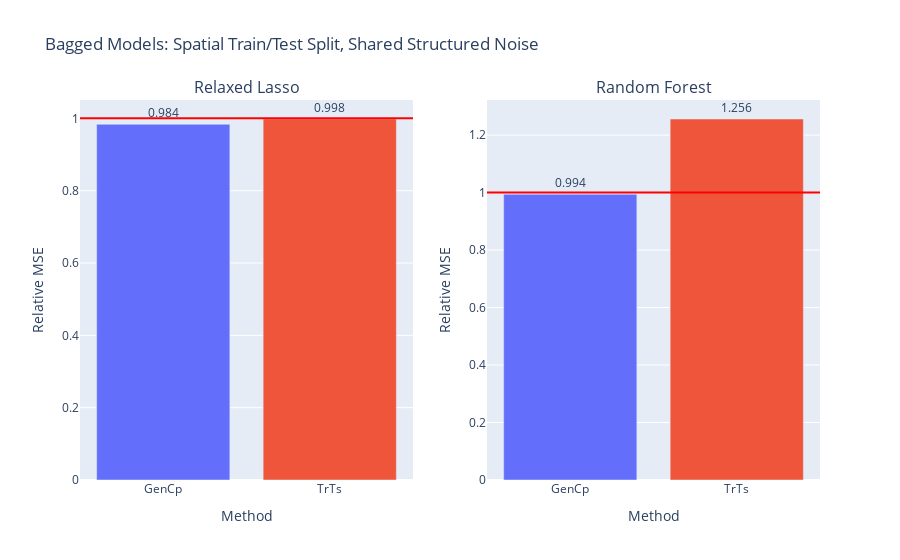

This figure's notebook cell:
### Code cell
fig = make_subplots(
    rows=1, cols=len(models),
    subplot_titles=model_names)
#     subplot_titles=("Relaxed Lasso", "Depth 2 Decision Tree"))

for i, errs in enumerate(model_errs):
    risks = [err.mean() for err in errs]
    test_risk = risks[0]
    # elev_test_risk = risks[1]
    # est_risks = risks[2:]
    est_risks = risks[1:]

    df = pd.DataFrame({est_names[i]: errs[i+1] for i in np.arange(len(est_names))})

    fig.add_trace(go.Bar(
    #     x=['VRF', 'BF_WR', 'BF_FR'], 
        x = df.columns,
        y=(df).mean()/test_risk,
        marker_color=px.colors.qualitative.Plotly,
        text=np.around((df).mean()/test_risk,3),
        textposition='outside',
    #     error_y=dict(
    #         type='data',
    #         color='black',
    #         array=(df).std() / test_risk,
    # #         array=(df/test_risk).clip(upper=(df/test_risk).quantile(.95),axis=1).std(),
    # #         symmetric=False,
    # #         array=(df/test_risk).quantile(.95) - (df/test_risk).mean(),
    # #         arrayminus=(df/test_risk).mean() - (df/test_risk).quantile(.93)
    #     )
    #         array=(df).mean() + (df).std(),
    #         arrayminus=(df).mean() - (df).std())
    ), row=1, col=i+1)
    # fig.add_trace(go.Bar(
    #     name='Experimental',
    #     x=['GenCp', 'KFCV', 'SPCV'], y=(df).mean(),
    #     error_y=dict(type='data', array=[1, 2])
    # ))
    # fig.update_layout(barmode='group')
    fig.add_hline(y=1., line_color='red', row=1, col=i+1)
    # fig.add_hline(y=elev_test_risk / test_risk, line_color='gray', line_dash='dash', row=1, col=i+1)
    
    fig.update_xaxes(title_text="Method", row=1, col=i+1)
    fig.update_yaxes(title_text="Relative MSE", row=1, col=i+1)
    
# fig.update_layout(
# #     title=f"FC_\u03B4{delta}_snr{snr}_nk{noise_kernel}_nls{noise_length_scale}_nv{noise_nu}_Xk{X_kernel}_Xls{X_length_scale}_Xv{X_nu}",
#     title=title,
#     xaxis_title="Method",
#     yaxis_title="MSE",
# #     legend_title="Legend Title",
# #     font=dict(
# #         family="Courier New, monospace",
# #         size=18,
# #         color="RebeccaPurple"
# #     )
# )
# barfp = os.path.expanduser(savedir + fig.layout.title['text'] + ".jpeg")
# fig.write_image(os.path.expanduser(barfp))
fig.update_layout(title="Bagged Models: Spatial Train/Test Split, Shared Structured Noise", showlegend=False)
fig.show()

### Figure 1 — Plotly figure (JSON) as saved in the notebook; plotly's stock layout.template omitted (floating-point values rounded to 4 significant figures)
{"data": [{"marker": {"color": ["#636EFA", "#EF553B", "#00CC96", "#AB63FA", "#FFA15A", "#19D3F3", "#FF6692", "#B6E880", "#FF97FF", "#FECB52"]}, "text": [0.984, 0.998], "textposition": "outside", "type": "bar", "x": ["GenCp", "TrTs"], "xaxis": "x", "y": [0.9837, 0.9982], "yaxis": "y"}, {"marker": {"color": ["#636EFA", "#EF553B", "#00CC96", "#AB63FA", "#FFA15A", "#19D3F3", "#FF6692", "#B6E880", "#FF97FF", "#FECB52"]}, "text": [0.994, 1.256], "textposition": "outside", "type": "bar", "x": ["GenCp", "TrTs"], "xaxis": "x2", "y": [0.9939, 1.256], "yaxis": "y2"}], "layout": {"annotations": [{"font": {"size": 16}, "showarrow": false, "text": "Relaxed Lasso", "x": 0.225, "xanchor": "center", "xref": "paper", "y": 1, "yanchor": "bottom", "yref": "paper"}, {"font": {"size": 16}, "showarrow": false, "text": "Random Forest", "x": 0.775, "xanchor": "center", "xref": "paper", "y": 1, "yanchor": "bottom", "yref": "paper"}], "shapes": [{"line": {"color": "red"}, "type": "line", "x0": 0, "x1": 1, "xref": "x domain", "y0": 1, "y1": 1, "yref": "y"}, {"line": {"color": "red"}, "type": "line", "x0": 0, "x1": 1, "xref": "x2 domain", "y0": 1, "y1": 1, "yref": "y2"}], "showlegend": false, "title": {"text": "Bagged Models: Spatial Train/Test Split, Shared Structured Noise"}, "xaxis": {"anchor": "y", "domain": [0, 0.45], "title": {"text": "Method"}}, "xaxis2": {"anchor": "y2", "domain": [0.55, 1], "title": {"text": "Method"}}, "yaxis": {"anchor": "x", "domain": [0, 1], "title": {"text": "Relative MSE"}}, "yaxis2": {"anchor": "x2", "domain": [0, 1], "title": {"text": "Relative MSE"}}}}
